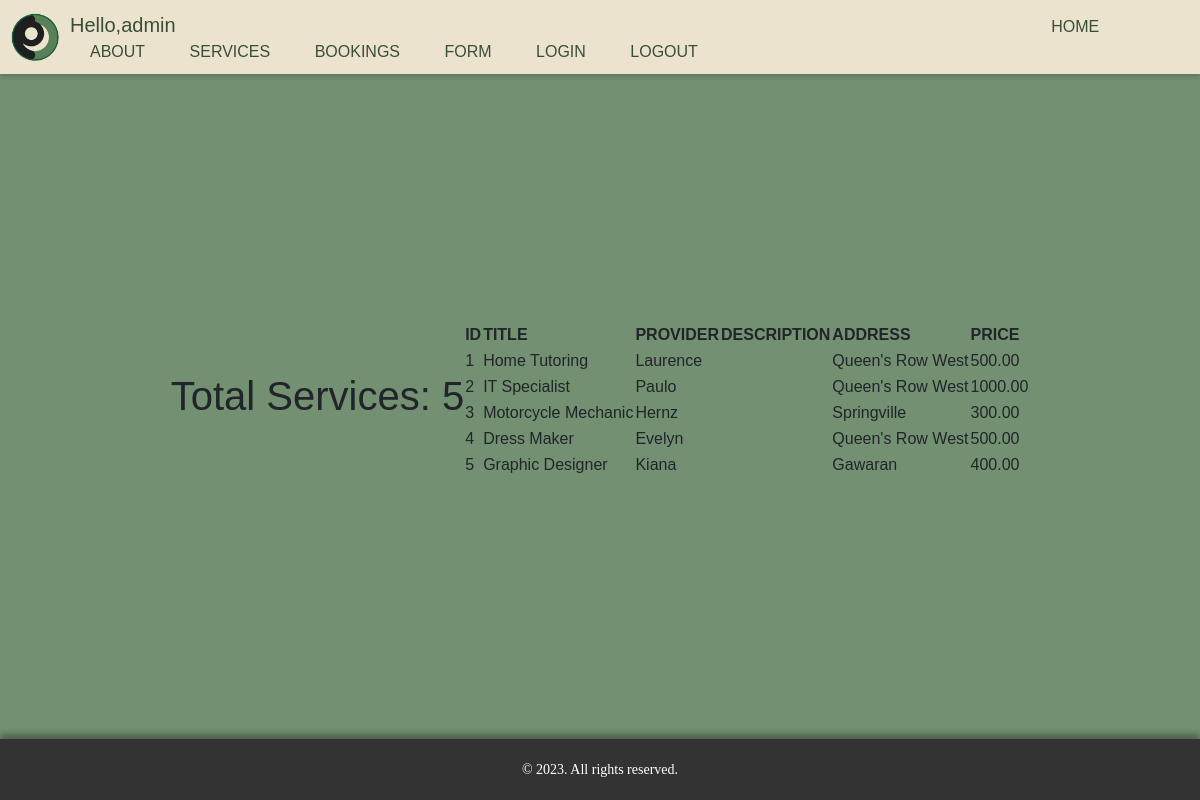
/services/ (signed in), run on the app's committed database.
### ServEase/models.py (models this page shows, shortened)
class Service(models.Model):
    title = models.CharField(max_length=100)
    provider = models.ForeignKey(ServiceProvider, on_delete=models.CASCADE)
    description = models.TextField(blank=True)
    address = models.CharField(max_length=255, null=True)
    price = models.DecimalField(max_digits=10, decimal_places=2)

class ServiceProvider(models.Model):
    user = models.OneToOneField(User, on_delete=models.CASCADE, null=True)
    description = models.TextField(blank=True)
    def __str__(self):
        return self.user.name

class User(models.Model):
    name = models.CharField(max_length=100, null=True)
    phone = models.IntegerField(null=True)
    address = models.CharField(max_length=255, null=True)

### ServEase/views.py (the view)
# urls.py: path('services/', views.services, name='services'),
def services(request):
    services = Service.objects.all()
    total_services = services.count()
    context = {
       'services':services,
       'total_services':total_services
   }
    return render(request, 'pages/servicespage.html', context)

### ServEase/templates/pages/servicespage.html
{% extends 'pages/index.html' %}
{% load static %}
{% block content %}
<h1>Total Services: {{ total_services }}</h1>
<table class="service-table">
    <thead>
        <tr>
            <th>ID</th>
            <th>TITLE</th>
            <th>PROVIDER</th>
            <th>DESCRIPTION</th>
            <th>ADDRESS</th>
            <th>PRICE</th>
        </tr>
    </thead>
    <tbody>
        {% for service in services %}
            <tr>
                <td>{{ service.id }}</td>
                <td>{{ service.title }}</td>
                <td>{{ service.provider }}</td>
                <td>{{ service.description }}</td>
                <td>{{ service.address }}</td>
                <td>{{ service.price }}</td>
            </tr>
        {% endfor %}
    </tbody>
</table>
{% endblock %}

### ServEase/templates/pages/navbar.html (shortened to what this page needs)
{% load static %}
<nav class="top-panel">
    <div class="left-section">
        <img alt="logo" width="50" height="50" class="d-inline-block align-text-top" src="{% static 'images/logo.png' %}">
    </div>
    <div class="nav-links">
        <span id="hello-msg" style="margin-right:850px; color:#3A4D39; font-size:20px" >Hello,{{request.user}} </span>
        <a href="{% url 'home' %}">HOME</a>
        <a href="{% url 'about' %}">ABOUT</a>
        <a href="{% url 'services' %}">SERVICES</a>
        <a href="{% url 'bookings' %}">BOOKINGS</a>
        <a href="{% url 'bookingform' %}">FORM</a>
        <a href="{% url 'login' %}">LOGIN</a>
    <span><a href="{% url 'logout' %}">LOGOUT</a></span>
    </div>
</nav>

### ServEase/static/css/styles.css (style rules this page uses)
body { font-family: Arial, sans-serif; background-color: #739072; margin: 0; display: flex; justify-content: center; align-items: center; min-height: 100vh; }
.top-panel { position: fixed; top: 0; left: 0; width: 100%; background-color: #ECE3CE; padding: 10px; color: #fff; box-shadow: 0 2px 5px rgba(0, 0, 0, 0.2); display: flex; align-items: center; justify-content: space-between; }
.left-section { display: flex; align-items: center; }
.nav-links a { text-decoration: none; color: #3A4D39; margin: 0 20px; }
#hello-msg { margin-right:800px; color: #3A4D39; }

### data on the page
Service: id "1", title "Home Tutoring", provider "Laurence", address "Queen's Row West", price "500.00"
Service: id "2", title "IT Specialist", provider "Paulo", address "Queen's Row West", price "1000.00"
Service: id "3", title "Motorcycle Mechanic", provider "Hernz", address "Springville", price "300.00"
Service: id "4", title "Dress Maker", provider "Evelyn", address "Queen's Row West", price "500.00"
Service: id "5", title "Graphic Designer", provider "Kiana", address "Gawaran", price "400.00"

### other printed values
{{ request.user }} "admin"
{{ total_services }} "5"
